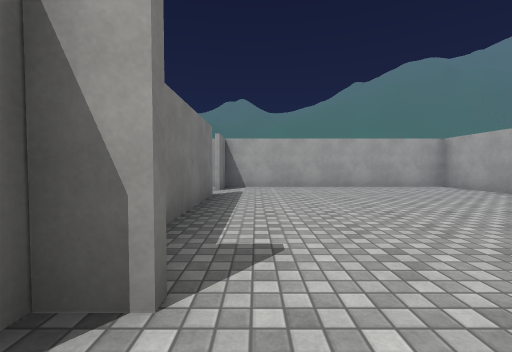
view 1 (above)

16 first-person views from a walk through a 3-D level made in the Unity game engine. The camera is 1.2 m above the floor, tilts 2° down and sees 90° across. The floor is counted in squares, 1.8 m on a side. Each view is taken from the middle of a square. On the plan, view 1 faces up. The plan holds only what a view shows up to about 9 squares ahead; the rest is blank. The place goes on beyond the plan. The player character is not drawn. Some surface patterns are stand-ins.

view 2
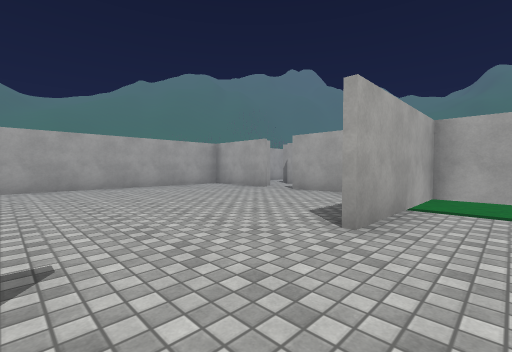

view 3
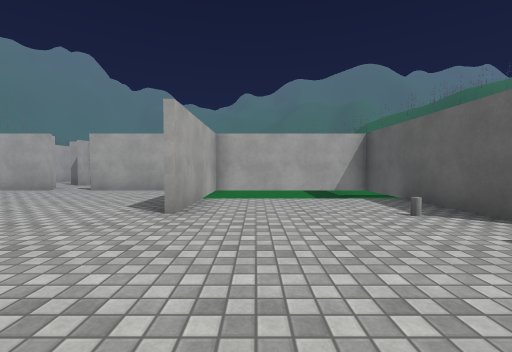

view 4
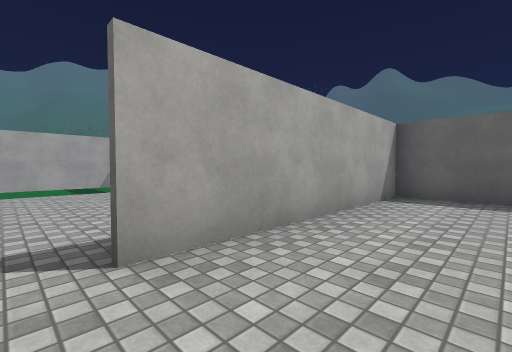

view 5
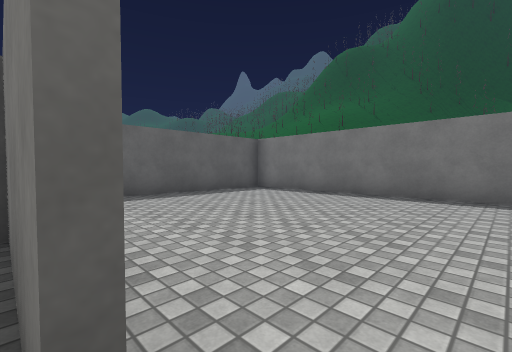

view 6
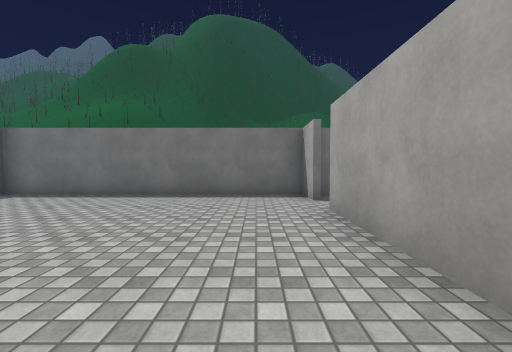

view 7
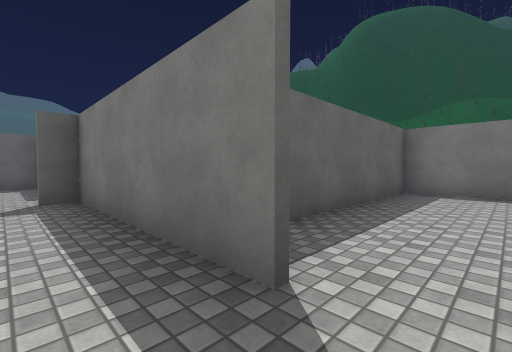

view 8
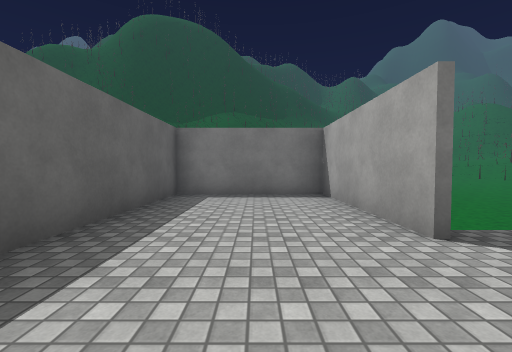

view 9
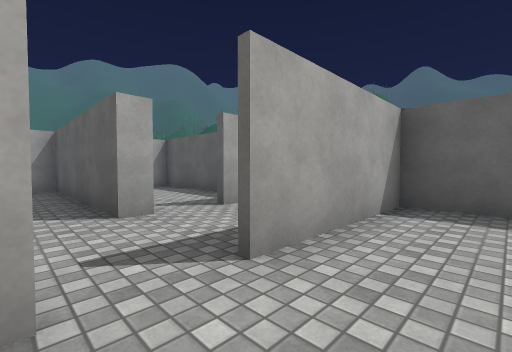

view 10
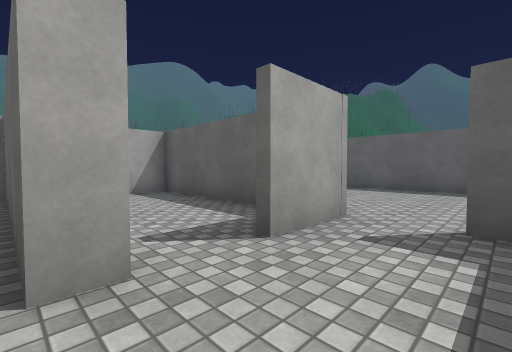

view 11
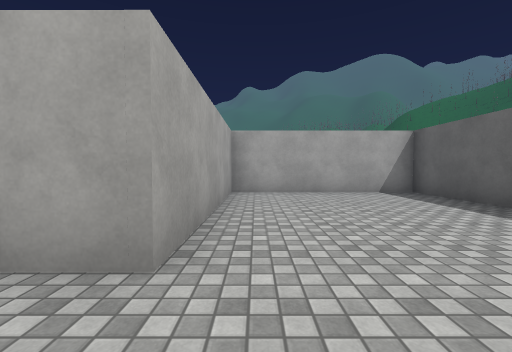

view 12
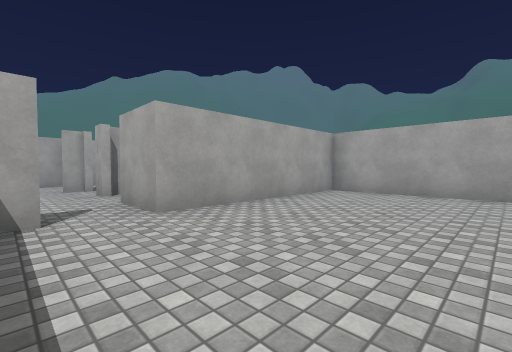

view 13
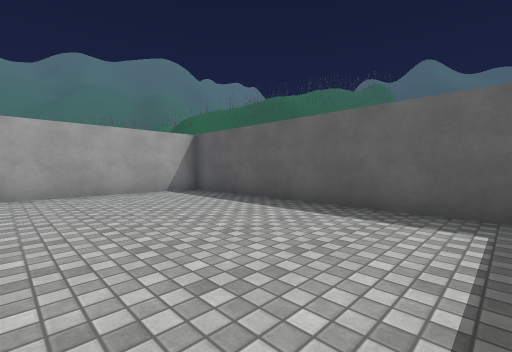

view 14
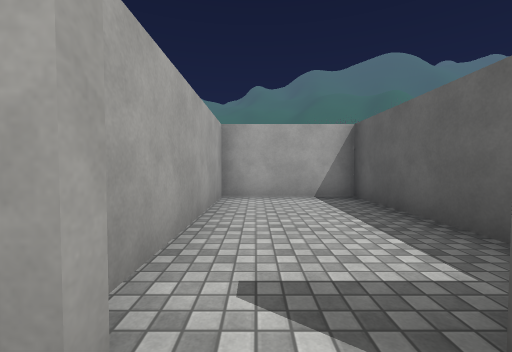

view 15
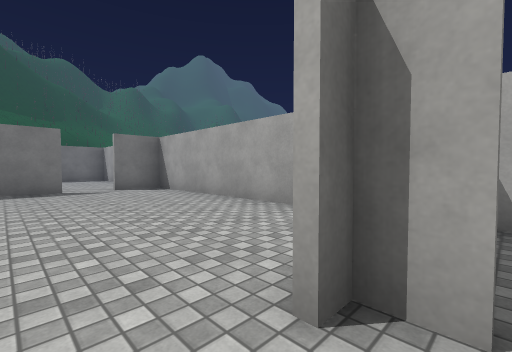

view 16
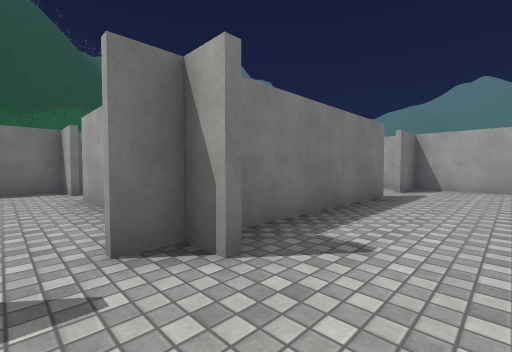

### Floor plan
Points are (right, up) in squares from view 1. A wall is a line through its corners. A room is listed if a view was taken in it or the views show most of it. See-through windows are left out.
Room 1 (views 1, 2, 3, 5, 6, 7, 8, 9, 16)
walls: (-0.4, 1.1) (-1.1, 1.1); (4.9, 1.3) (6.4, 1.3); (-1, 6.1) (-1, 0.5); (-1, -0.5) (-1, -3.1) (0, -3.1); (6.4, 1.1) (2.6, 1.1); (6.3, 5.9) (6.3, 8.6) (-1, 8.6) (-1, 7.2); (2.1, -3.1) (6.3, -3.1) (6.3, 4.8)
ways out: opening at (-1, 0) to room 2; opening at (6, 5) to room 3; opening at (-1, 7) to room 5
Room 2 (view 4)
walls: (-6.1, 1.1) (-7.4, 1.1); (-2.1, 1.1) (-5, 1.1); (-7.3, 1.9) (-7.3, -6.2) (-1.2, -6.2) (-1.2, -0.5)
ways out: opening at (-1, 0) to room 1
Room 3 (views 10, 14, 15)
walls: (8.6, 4.4) (8.6, 5.1); (7, 6.2) (6.4, 6.2); (6.9, 1.8) (7.4, 1.8); (8.6, 1.6) (8.6, 3.2); (8.9, 6.2) (8.1, 6.2)
ways out: opening at (6, 5) to room 1; opening at (8, 1) to room 4; opening at (9, 4) to room 6
Room 4 (views 11, 12, 13)
walls: (7.4, 1.6) (6.9, 1.6); (13.8, 1.6) (8.6, 1.6); (6.9, -3.1) (13.7, -3.1) (13.7, 2.1)
ways out: opening at (8, 1) to room 3
Room 5 (no view inside)
walls: (-3.2, 8.6) (-7.3, 8.6) (-7.3, 5.1) (-2.5, 5.1); (-1.4, 8.6) (-1.9, 8.6)
ways out: opening at (-1, 7) to room 1; opening at (-3, 9)
Room 6 (no view inside)
walls: (10.1, 1.8) (13.8, 1.8); (13.8, 4.8) (8.9, 4.8); (13.7, 2.1) (13.7, 5.5)
ways out: opening at (9, 4) to room 3

Positions as (right, up) in squares from view 1, and headings:
1: (0, 0), facing up
2: (0, 0), facing up-right
3: (-1, 0), facing right
4: (-3, 0), facing down-right
5: (-1, 0), facing down-left
6: (-1, 0), facing left
7: (0, 7), facing down-left
8: (-1, 7), facing left
9: (5, 6), facing down-right
10: (7, 5), facing down-right
11: (7, 1), facing right
12: (7, -2), facing up-right
13: (7, 1), facing down-right
14: (8, 4), facing right
15: (7, 5), facing up-left
16: (1, 0), facing up-left
